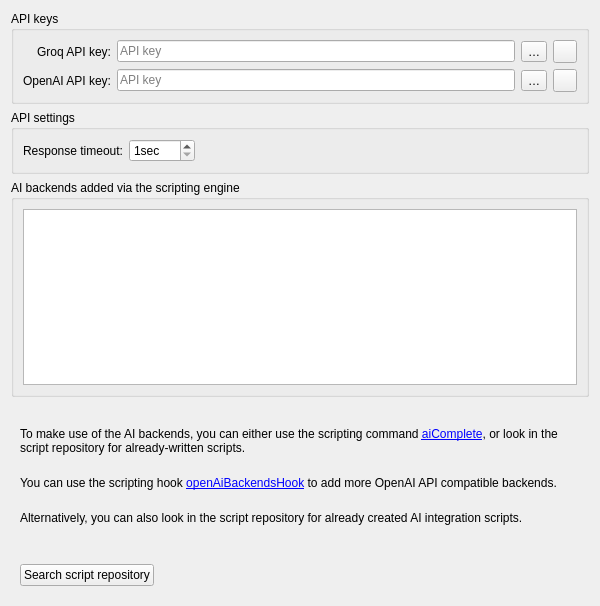
<?xml version="1.0" encoding="UTF-8"?>
<ui version="4.0">
 <class>AiSettingsWidget</class>
 <widget class="QWidget" name="AiSettingsWidget">
  <property name="geometry">
   <rect>
    <x>0</x>
    <y>0</y>
    <width>600</width>
    <height>500</height>
   </rect>
  </property>
  <layout class="QGridLayout" name="gridLayout_88">
   <item row="12" column="0">
    <spacer name="verticalSpacer_21">
     <property name="orientation">
      <enum>Qt::Vertical</enum>
     </property>
     <property name="sizeHint" stdset="0">
      <size>
       <width>20</width>
       <height>40</height>
      </size>
     </property>
    </spacer>
   </item>
   <item row="4" column="0">
    <widget class="QFrame" name="frame_8">
     <property name="minimumSize">
      <size>
       <width>0</width>
       <height>100</height>
      </size>
     </property>
     <layout class="QVBoxLayout" name="verticalLayout_32">
      <item>
       <widget class="QLabel" name="openAiScriptingLabel3">
        <property name="text">
         <string>To make use of the AI backends, you can either use the scripting command &lt;a href=&quot;%1&quot;&gt;aiComplete&lt;/a&gt;, or look in the script repository for already-written scripts.</string>
        </property>
        <property name="wordWrap">
         <bool>true</bool>
        </property>
        <property name="openExternalLinks">
         <bool>true</bool>
        </property>
       </widget>
      </item>
      <item>
       <spacer name="aiVerticalSpacer2">
        <property name="orientation">
         <enum>Qt::Vertical</enum>
        </property>
        <property name="sizeType">
         <enum>QSizePolicy::Policy::Fixed</enum>
        </property>
        <property name="sizeHint" stdset="0">
         <size>
          <width>20</width>
          <height>15</height>
         </size>
        </property>
       </spacer>
      </item>
      <item>
       <widget class="QLabel" name="openAiScriptingLabel">
        <property name="text">
         <string>You can use the scripting hook &lt;a href=&quot;%1&quot;&gt;openAiBackendsHook&lt;/a&gt; to add more OpenAI API compatible backends.</string>
        </property>
        <property name="wordWrap">
         <bool>true</bool>
        </property>
        <property name="openExternalLinks">
         <bool>true</bool>
        </property>
       </widget>
      </item>
      <item>
       <spacer name="aiVerticalSpacer2_3">
        <property name="orientation">
         <enum>Qt::Vertical</enum>
        </property>
        <property name="sizeType">
         <enum>QSizePolicy::Policy::Fixed</enum>
        </property>
        <property name="sizeHint" stdset="0">
         <size>
          <width>20</width>
          <height>15</height>
         </size>
        </property>
       </spacer>
      </item>
      <item>
       <widget class="QLabel" name="openAiScriptingLabel2">
        <property name="text">
         <string>Alternatively, you can also look in the script repository for already created AI integration scripts.</string>
        </property>
        <property name="wordWrap">
         <bool>true</bool>
        </property>
       </widget>
      </item>
     </layout>
    </widget>
   </item>
   <item row="11" column="0">
    <widget class="QFrame" name="frame_7">
     <layout class="QHBoxLayout" name="horizontalLayout_15">
      <item>
       <widget class="QPushButton" name="searchScriptRepositoryButton">
        <property name="sizePolicy">
         <sizepolicy hsizetype="Minimum" vsizetype="Minimum">
          <horstretch>0</horstretch>
          <verstretch>0</verstretch>
         </sizepolicy>
        </property>
        <property name="toolTip">
         <string>Search script repository for AI integration scripts</string>
        </property>
        <property name="text">
         <string>Search script repository</string>
        </property>
        <property name="icon">
         <iconset theme="QIcon::ThemeIcon::EditFind" resource="../../breeze-qownnotes.qrc">
          <normaloff>:/icons/breeze-qownnotes/16x16/edit-find.svg</normaloff>:/icons/breeze-qownnotes/16x16/edit-find.svg</iconset>
        </property>
       </widget>
      </item>
      <item>
       <spacer name="horizontalSpacer_20">
        <property name="orientation">
         <enum>Qt::Orientation::Horizontal</enum>
        </property>
        <property name="sizeHint" stdset="0">
         <size>
          <width>40</width>
          <height>20</height>
         </size>
        </property>
       </spacer>
      </item>
     </layout>
    </widget>
   </item>
   <item row="3" column="0">
    <spacer name="aiVerticalSpacer1">
     <property name="orientation">
      <enum>Qt::Vertical</enum>
     </property>
     <property name="sizeType">
      <enum>QSizePolicy::Policy::Fixed</enum>
     </property>
     <property name="sizeHint" stdset="0">
      <size>
       <width>20</width>
       <height>15</height>
      </size>
     </property>
    </spacer>
   </item>
   <item row="8" column="0">
    <spacer name="aiVerticalSpacer2_2">
     <property name="orientation">
      <enum>Qt::Vertical</enum>
     </property>
     <property name="sizeType">
      <enum>QSizePolicy::Policy::Fixed</enum>
     </property>
     <property name="sizeHint" stdset="0">
      <size>
       <width>20</width>
       <height>15</height>
      </size>
     </property>
    </spacer>
   </item>
   <item row="2" column="0" colspan="2">
    <widget class="QGroupBox" name="aiScriptingGroupBox">
     <property name="sizePolicy">
      <sizepolicy hsizetype="Preferred" vsizetype="MinimumExpanding">
       <horstretch>0</horstretch>
       <verstretch>0</verstretch>
      </sizepolicy>
     </property>
     <property name="title">
      <string>AI backends added via the scripting engine</string>
     </property>
     <layout class="QGridLayout" name="gridLayout_87">
      <item row="0" column="0">
       <widget class="QTreeWidget" name="aiScriptingTreeWidget">
        <property name="sizePolicy">
         <sizepolicy hsizetype="Expanding" vsizetype="MinimumExpanding">
          <horstretch>0</horstretch>
          <verstretch>0</verstretch>
         </sizepolicy>
        </property>
        <property name="rootIsDecorated">
         <bool>false</bool>
        </property>
        <attribute name="headerVisible">
         <bool>false</bool>
        </attribute>
        <column>
         <property name="text">
          <string notr="true">Name</string>
         </property>
        </column>
        <column>
         <property name="text">
          <string notr="true">Test</string>
         </property>
        </column>
        <column>
         <property name="text">
          <string notr="true">Endpoint</string>
         </property>
        </column>
        <column>
         <property name="text">
          <string notr="true">-</string>
         </property>
        </column>
       </widget>
      </item>
     </layout>
    </widget>
   </item>
   <item row="0" column="0" colspan="2">
    <widget class="QGroupBox" name="groupBox_40">
     <property name="title">
      <string>API keys</string>
     </property>
     <layout class="QGridLayout" name="gridLayout_85">
      <item row="1" column="0">
       <widget class="QLabel" name="openAiApiKeyHeadlineLabel">
        <property name="text">
         <string>OpenAI API key:</string>
        </property>
        <property name="alignment">
         <set>Qt::AlignmentFlag::AlignRight|Qt::AlignmentFlag::AlignTrailing|Qt::AlignmentFlag::AlignVCenter</set>
        </property>
       </widget>
      </item>
      <item row="0" column="3">
       <widget class="QToolButton" name="groqApiKeyWebButton">
        <property name="toolTip">
         <string>Create Groq API key</string>
        </property>
        <property name="text">
         <string notr="true">…</string>
        </property>
        <property name="icon">
         <iconset theme="text-html" resource="../../breeze-qownnotes.qrc">
          <normaloff>:/icons/breeze-qownnotes/16x16/text-html.svg</normaloff>:/icons/breeze-qownnotes/16x16/text-html.svg</iconset>
        </property>
       </widget>
      </item>
      <item row="1" column="3">
       <widget class="QToolButton" name="openAiApiKeyWebButton">
        <property name="toolTip">
         <string>Create OpenAI API key</string>
        </property>
        <property name="text">
         <string notr="true">…</string>
        </property>
        <property name="icon">
         <iconset theme="text-html" resource="../../breeze-qownnotes.qrc">
          <normaloff>:/icons/breeze-qownnotes/16x16/text-html.svg</normaloff>:/icons/breeze-qownnotes/16x16/text-html.svg</iconset>
        </property>
       </widget>
      </item>
      <item row="0" column="1">
       <widget class="PasswordLineEdit" name="groqApiKeyLineEdit">
        <property name="placeholderText">
         <string>API key</string>
        </property>
        <property name="clearButtonEnabled">
         <bool>true</bool>
        </property>
       </widget>
      </item>
      <item row="1" column="1">
       <widget class="PasswordLineEdit" name="openAiApiKeyLineEdit">
        <property name="placeholderText">
         <string>API key</string>
        </property>
        <property name="clearButtonEnabled">
         <bool>true</bool>
        </property>
       </widget>
      </item>
      <item row="0" column="0">
       <widget class="QLabel" name="groqApiKeyHeadlineLabel">
        <property name="text">
         <string>Groq API key:</string>
        </property>
        <property name="alignment">
         <set>Qt::AlignmentFlag::AlignRight|Qt::AlignmentFlag::AlignTrailing|Qt::AlignmentFlag::AlignVCenter</set>
        </property>
       </widget>
      </item>
      <item row="1" column="4">
       <widget class="QToolButton" name="openAiApiTestButton">
        <property name="toolTip">
         <string comment="&quot;Test&quot; as verb">Test connection</string>
        </property>
        <property name="icon">
         <iconset resource="../../breeze-qownnotes.qrc">
          <normaloff>:/icons/breeze-qownnotes/16x16/network-connect.svg</normaloff>:/icons/breeze-qownnotes/16x16/network-connect.svg</iconset>
        </property>
       </widget>
      </item>
      <item row="0" column="4">
       <widget class="QToolButton" name="groqApiTestButton">
        <property name="toolTip">
         <string comment="&quot;Test&quot; as verb">Test connection</string>
        </property>
        <property name="icon">
         <iconset resource="../../breeze-qownnotes.qrc">
          <normaloff>:/icons/breeze-qownnotes/16x16/network-connect.svg</normaloff>:/icons/breeze-qownnotes/16x16/network-connect.svg</iconset>
        </property>
       </widget>
      </item>
     </layout>
    </widget>
   </item>
   <item row="1" column="0" colspan="2">
    <widget class="QGroupBox" name="groupBox_2">
     <property name="title">
      <string>API settings</string>
     </property>
     <layout class="QGridLayout" name="gridLayout_89">
      <item row="0" column="0">
       <widget class="QLabel" name="openAiResponseTimeoutLabel">
        <property name="toolTip">
         <string>Time the application will wait for a response from the server before timing out and returning an error message.</string>
        </property>
        <property name="text">
         <string>Response timeout:</string>
        </property>
        <property name="alignment">
         <set>Qt::AlignmentFlag::AlignRight|Qt::AlignmentFlag::AlignTrailing|Qt::AlignmentFlag::AlignVCenter</set>
        </property>
       </widget>
      </item>
      <item row="0" column="1">
       <widget class="QSpinBox" name="openAiResponseTimeoutSpinBox">
        <property name="suffix">
         <string comment="seconds">sec</string>
        </property>
        <property name="minimum">
         <number>1</number>
        </property>
        <property name="maximum">
         <number>600</number>
        </property>
       </widget>
      </item>
      <item row="0" column="2">
       <spacer name="horizontalSpacer_21">
        <property name="orientation">
         <enum>Qt::Orientation::Horizontal</enum>
        </property>
        <property name="sizeHint" stdset="0">
         <size>
          <width>40</width>
          <height>20</height>
         </size>
        </property>
       </spacer>
      </item>
     </layout>
    </widget>
   </item>
  </layout>
 </widget>
 <customwidgets>
  <customwidget>
   <class>PasswordLineEdit</class>
   <extends>QLineEdit</extends>
   <header location="global">widgets/passwordlineedit.h</header>
  </customwidget>
 </customwidgets>
 <resources>
  <include location="../../breeze-qownnotes.qrc"/>
 </resources>
</ui>
